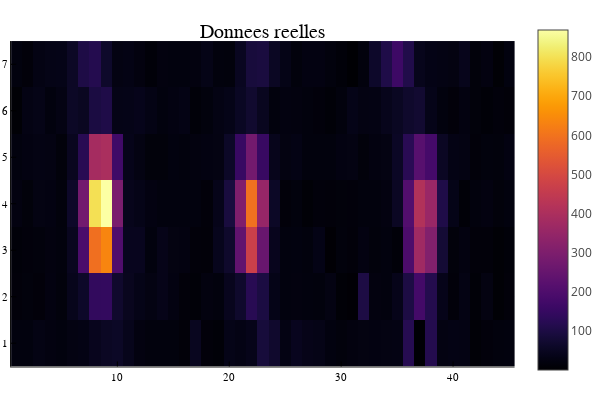

Here is the notebook cell this chart was saved with:
### Code cell
#Donnee simulee bruitee
heatmap(ldata, title="Donnees reelles")

### Figure 1 — Plotly figure (JSON) as saved in the notebook; plotly's stock layout.template omitted (floating-point values rounded to 4 significant figures; data arrays with more than 128 entries replaced by an {"elided": "..."} marker saying what was removed)
{"data": [{"colorbar": {"title": ""}, "colorscale": {"elided": "256x2 mixed values"}, "hoverinfo": "none", "name": "y1", "showlegend": false, "showscale": true, "type": "heatmap", "x": [0.5, 1.5, 2.5, 3.5, 4.5, 5.5, 6.5, 7.5, 8.5, 9.5, 10.5, 11.5, 12.5, 13.5, 14.5, 15.5, 16.5, 17.5, 18.5, 19.5, 20.5, 21.5, 22.5, 23.5, 24.5, 25.5, 26.5, 27.5, 28.5, 29.5, 30.5, 31.5, 32.5, 33.5, 34.5, 35.5, 36.5, 37.5, 38.5, 39.5, 40.5, 41.5, 42.5, 43.5, 44.5, 45.5], "xaxis": "x", "y": [0.5, 1.5, 2.5, 3.5, 4.5, 5.5, 6.5, 7.5], "yaxis": "y", "z": {"elided": "7x45 float values"}, "zmax": 869.0, "zmin": 1}], "layout": {"annotations": [{"font": {"color": "rgba(0, 0, 0, 1.000)", "family": "sans-serif", "size": 20}, "rotation": 0, "showarrow": false, "text": "Donnees reelles", "x": 0.5074, "xanchor": "center", "xref": "paper", "y": 1, "yanchor": "top", "yref": "paper"}], "height": 400, "legend": {"bgcolor": "rgba(255, 255, 255, 1.000)", "bordercolor": "rgba(0, 0, 0, 1.000)", "borderwidth": 1, "font": {"color": "rgba(0, 0, 0, 1.000)", "family": "sans-serif", "size": 11}, "title": {"font": {"color": "rgba(0, 0, 0, 1.000)", "family": "sans-serif", "size": 15}, "text": ""}, "tracegroupgap": 0, "traceorder": "normal", "x": 1, "xanchor": "auto", "y": 1, "yanchor": "auto"}, "margin": {"b": 20, "l": 0, "r": 0, "t": 20}, "paper_bgcolor": "rgba(255, 255, 255, 1.000)", "plot_bgcolor": "rgba(255, 255, 255, 1.000)", "showlegend": true, "width": 600, "xaxis": {"anchor": "y", "domain": [0.02138, 0.9934], "gridcolor": "rgba(0, 0, 0, 0.100)", "gridwidth": 0.5, "linecolor": "rgba(0, 0, 0, 1.000)", "mirror": false, "range": [0.5, 45.5], "showgrid": true, "showline": true, "showticklabels": true, "tickangle": 0, "tickcolor": "rgb(0, 0, 0)", "tickfont": {"color": "rgba(0, 0, 0, 1.000)", "family": "sans-serif", "size": 11}, "tickmode": "array", "ticks": "inside", "ticktext": ["10", "20", "30", "40"], "tickvals": [10, 20, 30, 40], "title": "", "titlefont": {"color": "rgba(0, 0, 0, 1.000)", "family": "sans-serif", "size": 15}, "type": "-", "visible": true, "zeroline": false, "zerolinecolor": "rgba(0, 0, 0, 1.000)"}, "yaxis": {"anchor": "x", "domain": [0.03762, 0.9415], "gridcolor": "rgba(0, 0, 0, 0.100)", "gridwidth": 0.5, "linecolor": "rgba(0, 0, 0, 1.000)", "mirror": false, "range": [0.5, 7.5], "showgrid": true, "showline": true, "showticklabels": true, "tickangle": 0, "tickcolor": "rgb(0, 0, 0)", "tickfont": {"color": "rgba(0, 0, 0, 1.000)", "family": "sans-serif", "size": 11}, "tickmode": "array", "ticks": "inside", "ticktext": ["1", "2", "3", "4", "5", "6", "7"], "tickvals": [1, 2, 3, 4, 5, 6, 7], "title": "", "titlefont": {"color": "rgba(0, 0, 0, 1.000)", "family": "sans-serif", "size": 15}, "type": "-", "visible": true, "zeroline": false, "zerolinecolor": "rgba(0, 0, 0, 1.000)"}}}
